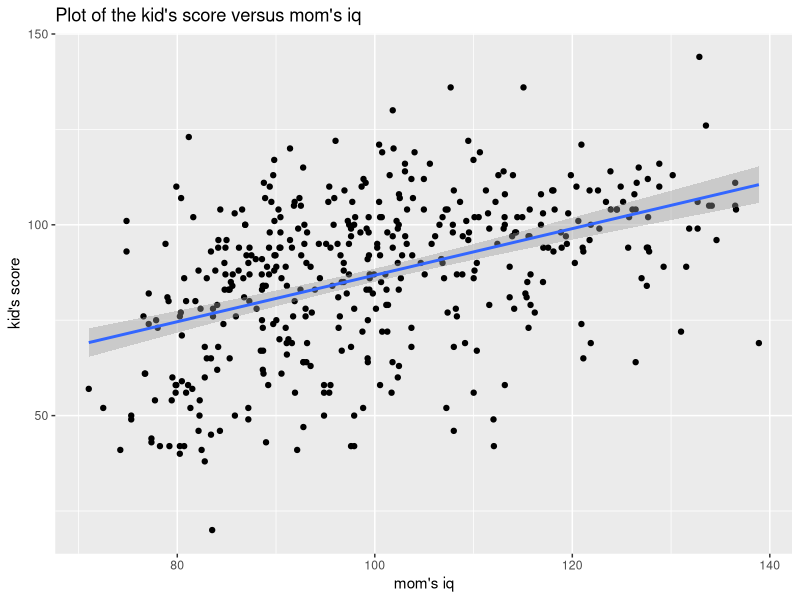
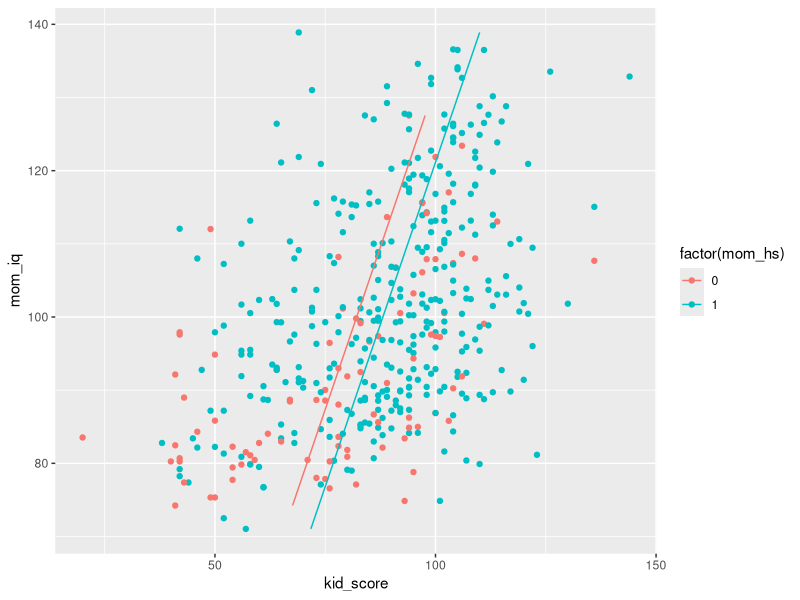
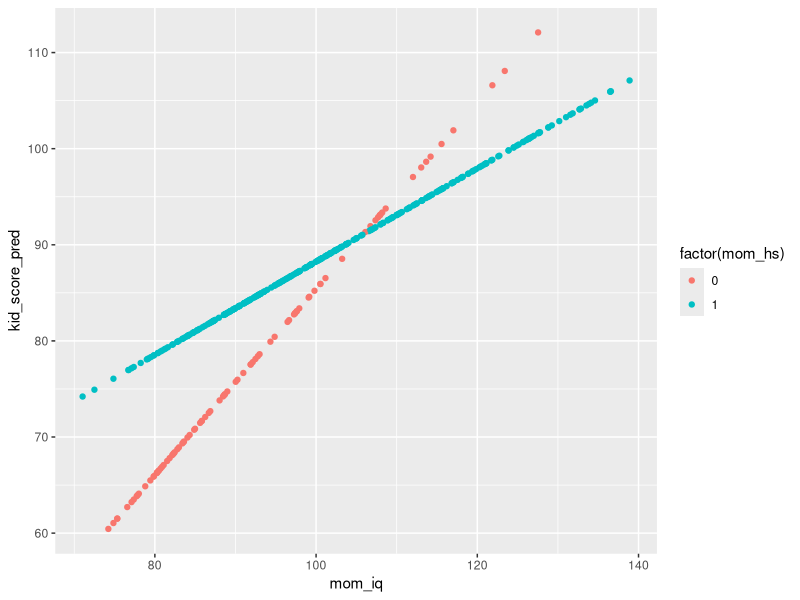
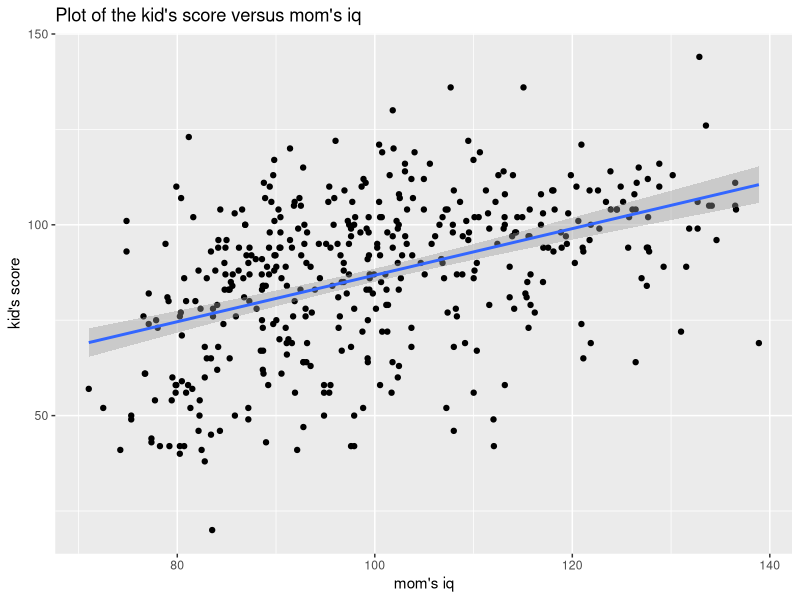
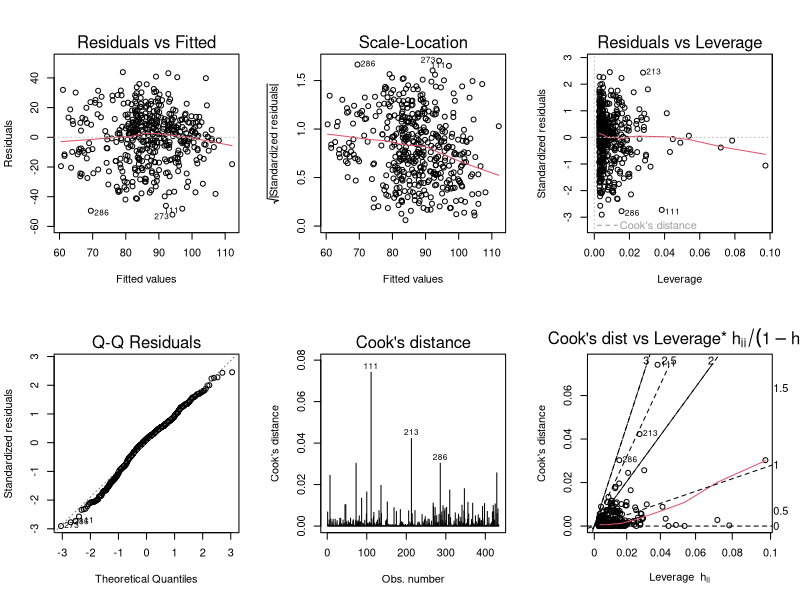

Write the R code that produced these figures, in order.
### Stats with R Exercise sheet 8

##########################
#Week9: Checking Assumptions underlying ANOVA and linear regression
##########################


## This exercise sheet contains the exercises that you will need to complete and 
## submit by 23:55 on Sunday, December 16. Write the code below the questions. 
## If you need to provide a written answer, comment this out using a hashtag (#). 
## Submit your homework via moodle.
## You are allowed to work together in group up to three students, but everybody 
## needs to submit the group version of the homework via moodle.
## You need to provide a serious attempt to each exercise in order to have
## the assignment graded as complete.

## Please write below your (and your teammates) name, matriculation number. 
## Name:Sara Khan, Jyothsna Sastry , Hasan Md. Tusfiqur Alam
## Matriculation number: 2571648, 2571729, 2571663

## Change the name of the file by adding your matriculation numbers
## (exercise0N_firstID_secondID_thirdID.R)

###############################################################################
###############################################################################

########
### Exercise 1
########

########
### Please, use ggplot to make plots in all exercises below!
########
library(ggplot2)

# a) Read in the data kidiq.txt (available in the Moodle) and take a look
#    at the data summary. It contains information about the mum's iq and 
#    their child's iq. 
#    mom_hs indicates whether the mother has a high school degree
#    1= high school education, 0= no high school degree.
getwd()
#setwd("D:/SaarlandUniversity_Masters/3_WS18/StatisticsMitR/assignments/MySolutions/8")

kidiq<-read.table(file="kidiq.txt")
summary(kidiq)



# b) Plot kid_score against mom_iq in a scatter plot, and add a regression line 
#    (kid_score should be the response variable and mom_iq the predictor 
#    variable) to the plot. 
#    Name the plot and the axis in sensible ways.
ggplot(kidiq, aes(x=mom_iq,y=kid_score))+
  geom_point()+
  xlab("mom's iq")+
  ylab("kid's score")+
  geom_smooth(method='lm')+
  ggtitle("Plot of the kid's score versus mom's iq")


# c) Calculate a simple regression model for kid_score with mom_hs as a 
#    predictor and interpret the results.

linmod1 <- lm(data = kidiq, kid_score ~ mom_iq)
summary(linmod1)
#As p value is less than 0.05, there exists a statistical significance in the relationship between kid score and mom_hs.


# d) Next, fit a regression model with two predictors: mom_hs and mom_iq. 
#    Interpret the model and compare to the previous model.
linmod2 <- lm(data = kidiq, kid_score ~ mom_iq+mom_hs)
summary(linmod2)
# The result shows that there is a relationship between kid's iq and 
# both the mom_iq and mom_hs as p values with regard to both mom_iq and mom_hs are <0.05 
# However, this linar model does not give any information about the interaction between parameters 

# e) Now plot a model where both predictors are shown. Do this by plotting 
#    data points for mothers with high school degree==1 in one color and those 
#    without one in another color. Then also fit two separate regression lines such 
#    that these lines reflect the model results.
#	   HINT: One solution in ggplot is to calculate fitted values of the regression model 
#    and then plot them along with the original data points:
#    pred = data.frame(mom_iq=kidiq$mom_iq, mom_hs=kidiq$mom_hs, kid_score_pred=fitted(your_model))
pred = data.frame(mom_iq=kidiq$mom_iq, mom_hs=kidiq$mom_hs, kid_score=kidiq$kid_score, kid_score_pred=fitted(linmod2))
summary(pred)

ggplot(data = pred, aes(x = kid_score, y = mom_iq, col = factor(mom_hs))) +
  geom_point() +
  geom_line(aes(x = kid_score_pred, y = mom_iq))


# f) Next, we will proceed to a model including an interaction between mom_hs
#    and mom_iq. Interpret your results.
    model2=lm(kid_score~mom_iq*mom_hs , data=kidiq)
    summary(model2)
    #The overall result remains the same as the model without interactions in d part. In all the cases, the p value is less than 0.05

# g) Next, let's plot the results of this model.
    pred2=data.frame(mom_iq=kidiq$mom_iq, mom_hs=kidiq$mom_hs, kid_score_pred=fitted(model2))
    ggplot(pred2, aes(x=mom_iq,y=kid_score_pred, col=factor(mom_hs)) )+
      geom_point()

    


# h) Next, let's explore the "predict.lm" function. Please first generate
#    a new dataframe with one datapoint (a mother with high school degree
#    and iq of 100). Then, use the predict function to predict the child's iq. 
#    Please specify the predict function to also give you the 0.95 confidence 
#    interval.
    
    newFrame <- data.frame(mom_iq=100, mom_hs=1)
    predict.lm(model2, newFrame, level=0.95)

# i) Meaning of confidence intervals for regression line.
#    Let's go back to the exercise b) and plot again the data points with the 
#    regression line. By default, there should also be displayed the borders of 
#    the confidence interval. What is the meaning of the confidence interval?
      ggplot(kidiq, aes(x=mom_iq,y=kid_score))+
      geom_point()+
      xlab("mom's iq")+
      ylab("kid's score")+
      geom_smooth(method='lm')+
      ggtitle("Plot of the kid's score versus mom's iq")
    #It means if we replicate the same dataset multiple times with different random samples
    #and compute CI for each sample, then 95% of the confidence intervals would contain the true
    #slope of the regression line.
  

# j) Finally, do model checking on your model with the interaction, i.e. inspect 
#    the standard model plots provided by R, and interpret what you see.
      par(mfcol=c(2,3))
      plot(lm(kid_score~mom_iq*mom_hs, data=kidiq), which=seq(1,6))
      
# Plot: Residuals vs Fitted: we can observe there are almost equally spreaded residuals around the horizontal line
      # without any distinct patterns. Its a good indication that the data doesn't have a non-linear relationship
      
# plot: Scale-Location: This graph shows whether the residuals are spreaded equally along the ranges predictiors. 
      # we can obeserve the data points are spreaded equally on the both sides of horizontal line. It indicates the 
      # the assumption has equal variance (homoscedasticity)
      
# plot: Residuals vs Leverage: This plot helps to observe whether there any influential cases or influential outliers
      # for the model assumption. In our case, we can see there is not influential cases as we can see all the data 
      # points are well within less cook's distance except for the last one, maybe.
      
# plot: Normal Q_Q: This plot indicates whether the residuals are normally distributed or not. In our case we can observe
      # that they are fitted alomost in a straight line, which indicates they are noramlly distributed.
      
# plot: Cook's distance: This plot indcates whether there is any influential data points. observation 266 doesn't seem
      # substentially different from couple of other observations. observation 213 has a slightly higher value than the
      # rests but to us it doesn't seem to be an outlier. Observation 111 has much higher value. So, it is considered to 
      # be influetial and we can have a closer look on that particualar observation
kidiq[111,] 
# row_id kid_score   mom_hs   mom_iq      mom_work mom_age
#111        49        0       112.0189        1      28

# Compare to mom_iq, the kid_score is pretty low, which is not a normal trend of the given dataset.



# plot: Cook's Dist vs Leverage:
# This plot also is to find whether there are any highly leveraged observation which also have high influence in the
# model. As we can see observations 111, 212 are highly leveraged, but the doesn't have that much influence in the 
# fitted model
      
      
      

